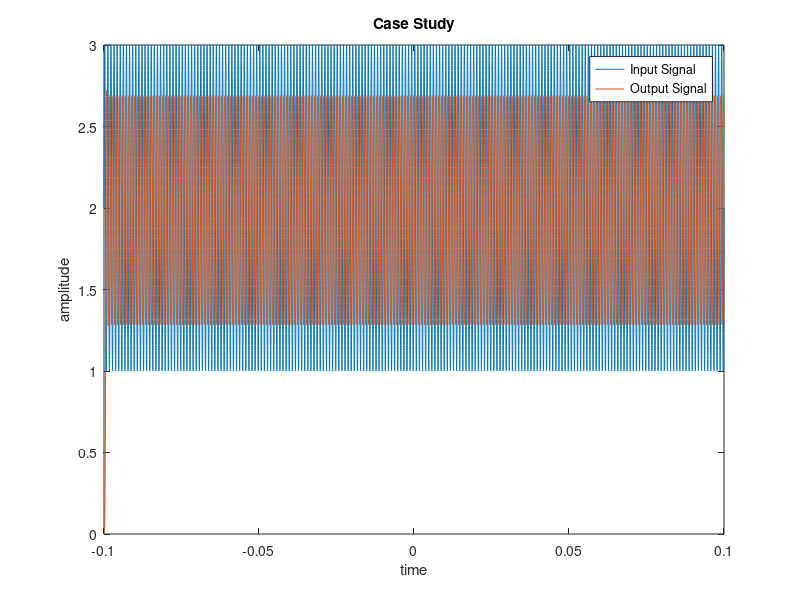
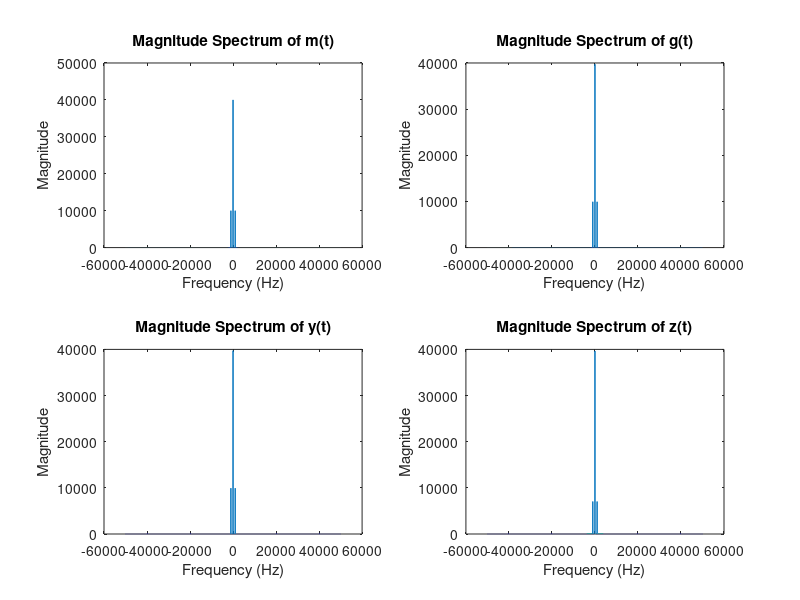

Source code (MATLAB) for these figures, in order:
% Define the time interval
ts=0.00001;
t= -0.1:ts:0.1;
 
% Define the functions m(t) and c(t)
m=2+sin(2*pi*1000*t);
c=cos(2*pi*10*exp(4));
% Performe the multiplication
g=m.*c;
 
% Perform full-wave rectification
y=abs(g);
 
% Create the filter
cutoff=1000;
[a b]=butter(5,2*cutoff*ts);
 
% Get the output after the filter;
z=filter(a,b,y);
 
% Plot the input and output on the same graph
figure (1)
plot(t,m,t,z);
legend('Input Signal','Output Signal')
xlabel ('time')
ylabel('amplitude')
title ('Case Study')
 
% Finding the FT of the signals
M=abs(fftshift(fft(m)));
G=abs(fftshift(fft(g)));
Y=abs(fftshift(fft(y)));
Z=abs(fftshift(fft(z)));
 
% Creating the vector for the frequency axis
f=[-length(t)/2:length(t)/2-1]/(length(t)*ts);
 
% Plotting all FT on one sheet, in a 2x2 matrix format
figure(2)
subplot(2, 2, 1)
plot(f, M)
title('Magnitude Spectrum of m(t)')
xlabel('Frequency (Hz)')
ylabel('Magnitude')

title('Magnitude Spectrum of m(t)')

subplot(2, 2, 2)
plot(f, G)
title('Magnitude Spectrum of g(t)')
xlabel('Frequency (Hz)')
ylabel('Magnitude')

subplot(2, 2, 3)
plot(f, Y)
title('Magnitude Spectrum of y(t)')
xlabel('Frequency (Hz)')
ylabel('Magnitude')

subplot(2, 2, 4)
plot(f, Z)
title('Magnitude Spectrum of z(t)')
xlabel('Frequency (Hz)')
ylabel('Magnitude')

